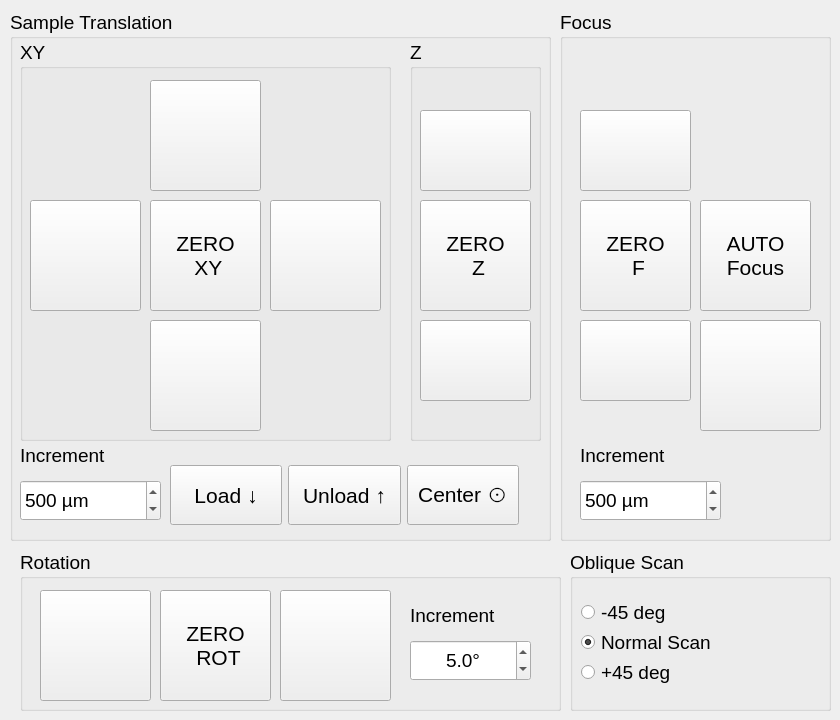
          <widget class="QWidget" name="MovementTabWidget">
           <attribute name="title">
            <string>Movement</string>
           </attribute>
           <widget class="QGroupBox" name="xyzGroupbox">
            <property name="enabled">
             <bool>true</bool>
            </property>
            <property name="geometry">
             <rect>
              <x>10</x>
              <y>10</y>
              <width>541</width>
              <height>531</height>
             </rect>
            </property>
            <property name="font">
             <font>
              <pointsize>14</pointsize>
             </font>
            </property>
            <property name="title">
             <string>Sample Translation</string>
            </property>
            <property name="flat">
             <bool>false</bool>
            </property>
            <widget class="QGroupBox" name="groupBox_4">
             <property name="enabled">
              <bool>true</bool>
             </property>
             <property name="geometry">
              <rect>
               <x>10</x>
               <y>30</y>
               <width>371</width>
               <height>401</height>
              </rect>
             </property>
             <property name="font">
              <font>
               <pointsize>14</pointsize>
              </font>
             </property>
             <property name="title">
              <string>XY</string>
             </property>
             <widget class="QPushButton" name="yPlusButton">
              <property name="enabled">
               <bool>true</bool>
              </property>
              <property name="geometry">
               <rect>
                <x>130</x>
                <y>40</y>
                <width>111</width>
                <height>111</height>
               </rect>
              </property>
              <property name="font">
               <font>
                <weight>50</weight>
                <italic>false</italic>
                <bold>false</bold>
               </font>
              </property>
              <property name="toolTip">
               <string>&lt;html&gt;&lt;head/&gt;&lt;body&gt;&lt;p&gt;Y axis (UP)&lt;/p&gt;&lt;/body&gt;&lt;/html&gt;</string>
              </property>
              <property name="text">
               <string/>
              </property>
              <property name="icon">
               <iconset>
                <normaloff>up-blue.png</normaloff>up-blue.png</iconset>
              </property>
              <property name="iconSize">
               <size>
                <width>80</width>
                <height>80</height>
               </size>
              </property>
              <property name="checkable">
               <bool>false</bool>
              </property>
              <property name="autoRepeat">
               <bool>true</bool>
              </property>
             </widget>
             <widget class="QPushButton" name="xPlusButton">
              <property name="enabled">
               <bool>true</bool>
              </property>
              <property name="geometry">
               <rect>
                <x>250</x>
                <y>160</y>
                <width>111</width>
                <height>111</height>
               </rect>
              </property>
              <property name="font">
               <font>
                <weight>50</weight>
                <bold>false</bold>
               </font>
              </property>
              <property name="toolTip">
               <string>&lt;html&gt;&lt;head/&gt;&lt;body&gt;&lt;p&gt;X axis (Right)&lt;/p&gt;&lt;/body&gt;&lt;/html&gt;</string>
              </property>
              <property name="text">
               <string/>
              </property>
              <property name="icon">
               <iconset>
                <normaloff>right-blue.png</normaloff>right-blue.png</iconset>
              </property>
              <property name="iconSize">
               <size>
                <width>80</width>
                <height>80</height>
               </size>
              </property>
              <property name="autoRepeat">
               <bool>true</bool>
              </property>
             </widget>
             <widget class="QPushButton" name="xMinusButton">
              <property name="enabled">
               <bool>true</bool>
              </property>
              <property name="geometry">
               <rect>
                <x>10</x>
                <y>160</y>
                <width>111</width>
                <height>111</height>
               </rect>
              </property>
              <property name="font">
               <font>
                <weight>50</weight>
                <bold>false</bold>
               </font>
              </property>
              <property name="toolTip">
               <string>&lt;html&gt;&lt;head/&gt;&lt;body&gt;&lt;p&gt;X axis (Left)&lt;/p&gt;&lt;/body&gt;&lt;/html&gt;</string>
              </property>
              <property name="text">
               <string/>
              </property>
              <property name="icon">
               <iconset>
                <normaloff>left-blue.png</normaloff>left-blue.png</iconset>
              </property>
              <property name="iconSize">
               <size>
                <width>80</width>
                <height>80</height>
               </size>
              </property>
              <property name="autoRepeat">
               <bool>true</bool>
              </property>
             </widget>
             <widget class="QPushButton" name="yMinusButton">
              <property name="enabled">
               <bool>true</bool>
              </property>
              <property name="geometry">
               <rect>
                <x>130</x>
                <y>280</y>
                <width>111</width>
                <height>111</height>
               </rect>
              </property>
              <property name="font">
               <font>
                <weight>50</weight>
                <bold>false</bold>
               </font>
              </property>
              <property name="toolTip">
               <string>&lt;html&gt;&lt;head/&gt;&lt;body&gt;&lt;p&gt;Y axis (Down)&lt;/p&gt;&lt;/body&gt;&lt;/html&gt;</string>
              </property>
              <property name="text">
               <string/>
              </property>
              <property name="icon">
               <iconset>
                <normaloff>down-blue.png</normaloff>down-blue.png</iconset>
              </property>
              <property name="iconSize">
               <size>
                <width>80</width>
                <height>80</height>
               </size>
              </property>
              <property name="autoRepeat">
               <bool>true</bool>
              </property>
             </widget>
             <widget class="QPushButton" name="xyZeroButton">
              <property name="enabled">
               <bool>true</bool>
              </property>
              <property name="geometry">
               <rect>
                <x>130</x>
                <y>160</y>
                <width>111</width>
                <height>111</height>
               </rect>
              </property>
              <property name="font">
               <font>
                <pointsize>16</pointsize>
                <weight>50</weight>
                <italic>false</italic>
                <bold>false</bold>
               </font>
              </property>
              <property name="toolTip">
               <string>Make current position 0 (relative)</string>
              </property>
              <property name="text">
               <string>ZERO
 XY</string>
              </property>
              <property name="checkable">
               <bool>true</bool>
              </property>
             </widget>
            </widget>
            <widget class="QGroupBox" name="groupBox_6">
             <property name="enabled">
              <bool>true</bool>
             </property>
             <property name="geometry">
              <rect>
               <x>400</x>
               <y>30</y>
               <width>131</width>
               <height>401</height>
              </rect>
             </property>
             <property name="font">
              <font>
               <pointsize>14</pointsize>
              </font>
             </property>
             <property name="title">
              <string>Z</string>
             </property>
             <widget class="QPushButton" name="zPlusButton">
              <property name="enabled">
               <bool>true</bool>
              </property>
              <property name="geometry">
               <rect>
                <x>10</x>
                <y>70</y>
                <width>111</width>
                <height>81</height>
               </rect>
              </property>
              <property name="font">
               <font>
                <weight>50</weight>
                <italic>false</italic>
                <bold>false</bold>
               </font>
              </property>
              <property name="toolTip">
               <string>&lt;html&gt;&lt;head/&gt;&lt;body&gt;&lt;p&gt;Move the sample forward&lt;/p&gt;&lt;/body&gt;&lt;/html&gt;</string>
              </property>
              <property name="text">
               <string/>
              </property>
              <property name="icon">
               <iconset>
                <normaloff>up-blue.png</normaloff>up-blue.png</iconset>
              </property>
              <property name="iconSize">
               <size>
                <width>80</width>
                <height>80</height>
               </size>
              </property>
              <property name="autoRepeat">
               <bool>true</bool>
              </property>
             </widget>
             <widget class="QPushButton" name="zMinusButton">
              <property name="enabled">
               <bool>true</bool>
              </property>
              <property name="geometry">
               <rect>
                <x>10</x>
                <y>280</y>
                <width>111</width>
                <height>81</height>
               </rect>
              </property>
              <property name="font">
               <font>
                <weight>50</weight>
                <italic>false</italic>
                <bold>false</bold>
               </font>
              </property>
              <property name="toolTip">
               <string>&lt;html&gt;&lt;head/&gt;&lt;body&gt;&lt;p&gt;Move the sample backward&lt;/p&gt;&lt;/body&gt;&lt;/html&gt;</string>
              </property>
              <property name="text">
               <string/>
              </property>
              <property name="icon">
               <iconset>
                <normaloff>down-blue.png</normaloff>down-blue.png</iconset>
              </property>
              <property name="iconSize">
               <size>
                <width>80</width>
                <height>80</height>
               </size>
              </property>
              <property name="autoRepeat">
               <bool>true</bool>
              </property>
             </widget>
             <widget class="QPushButton" name="zZeroButton">
              <property name="enabled">
               <bool>true</bool>
              </property>
              <property name="geometry">
               <rect>
                <x>10</x>
                <y>160</y>
                <width>111</width>
                <height>111</height>
               </rect>
              </property>
              <property name="font">
               <font>
                <pointsize>16</pointsize>
                <weight>50</weight>
                <italic>false</italic>
                <bold>false</bold>
               </font>
              </property>
              <property name="toolTip">
               <string>Make current position 0 (relative)</string>
              </property>
              <property name="text">
               <string>ZERO
 Z</string>
              </property>
              <property name="checkable">
               <bool>true</bool>
              </property>
             </widget>
            </widget>
            <widget class="QLabel" name="label_13">
             <property name="enabled">
              <bool>true</bool>
             </property>
             <property name="geometry">
              <rect>
               <x>10</x>
               <y>430</y>
               <width>141</width>
               <height>31</height>
              </rect>
             </property>
             <property name="font">
              <font>
               <pointsize>14</pointsize>
              </font>
             </property>
             <property name="text">
              <string>Increment</string>
             </property>
            </widget>
            <widget class="QSpinBox" name="xyzIncrementSpinbox">
             <property name="enabled">
              <bool>true</bool>
             </property>
             <property name="geometry">
              <rect>
               <x>10</x>
               <y>470</y>
               <width>141</width>
               <height>41</height>
              </rect>
             </property>
             <property name="font">
              <font>
               <pointsize>14</pointsize>
              </font>
             </property>
             <property name="suffix">
              <string> µm </string>
             </property>
             <property name="maximum">
              <number>1000</number>
             </property>
             <property name="value">
              <number>500</number>
             </property>
            </widget>
            <widget class="QWidget" name="layoutWidget">
             <property name="geometry">
              <rect>
               <x>160</x>
               <y>440</y>
               <width>349</width>
               <height>91</height>
              </rect>
             </property>
             <layout class="QHBoxLayout" name="horizontalLayout_5">
              <item>
               <widget class="QPushButton" name="xyzLoadButton">
                <property name="enabled">
                 <bool>true</bool>
                </property>
                <property name="minimumSize">
                 <size>
                  <width>0</width>
                  <height>60</height>
                 </size>
                </property>
                <property name="font">
                 <font>
                  <pointsize>16</pointsize>
                  <weight>50</weight>
                  <bold>false</bold>
                 </font>
                </property>
                <property name="toolTip">
                 <string>&lt;html&gt;&lt;head/&gt;&lt;body&gt;&lt;p&gt;Move the sample down to a pre-defined position.&lt;/p&gt;&lt;/body&gt;&lt;/html&gt;</string>
                </property>
                <property name="text">
                 <string>Load ↓</string>
                </property>
               </widget>
              </item>
              <item>
               <widget class="QPushButton" name="xyzUnloadButton">
                <property name="enabled">
                 <bool>true</bool>
                </property>
                <property name="minimumSize">
                 <size>
                  <width>0</width>
                  <height>60</height>
                 </size>
                </property>
                <property name="font">
                 <font>
                  <pointsize>16</pointsize>
                  <weight>50</weight>
                  <bold>false</bold>
                 </font>
                </property>
                <property name="toolTip">
                 <string>&lt;html&gt;&lt;head/&gt;&lt;body&gt;&lt;p&gt;Move the sample up to a pre-defined position.&lt;/p&gt;&lt;/body&gt;&lt;/html&gt;</string>
                </property>
                <property name="text">
                 <string>Unload ↑</string>
                </property>
               </widget>
              </item>
              <item>
               <widget class="QPushButton" name="centerButton">
                <property name="minimumSize">
                 <size>
                  <width>0</width>
                  <height>60</height>
                 </size>
                </property>
                <property name="font">
                 <font>
                  <pointsize>16</pointsize>
                 </font>
                </property>
                <property name="toolTip">
                 <string>&lt;html&gt;&lt;head/&gt;&lt;body&gt;&lt;p&gt;Move the sample holder to the chamber center in XZ plane.&lt;/p&gt;&lt;/body&gt;&lt;/html&gt;</string>
                </property>
                <property name="text">
                 <string>Center ⊙</string>
                </property>
               </widget>
              </item>
             </layout>
            </widget>
           </widget>
           <widget class="QGroupBox" name="focusGroupbox">
            <property name="enabled">
             <bool>true</bool>
            </property>
            <property name="geometry">
             <rect>
              <x>560</x>
              <y>10</y>
              <width>271</width>
              <height>531</height>
             </rect>
            </property>
            <property name="font">
             <font>
              <pointsize>14</pointsize>
             </font>
            </property>
            <property name="title">
             <string>Focus</string>
            </property>
            <widget class="QPushButton" name="focusPlusButton">
             <property name="enabled">
              <bool>true</bool>
             </property>
             <property name="geometry">
              <rect>
               <x>20</x>
               <y>100</y>
               <width>111</width>
               <height>81</height>
              </rect>
             </property>
             <property name="font">
              <font>
               <weight>50</weight>
               <italic>false</italic>
               <bold>false</bold>
              </font>
             </property>
             <property name="toolTip">
              <string>&lt;html&gt;&lt;head/&gt;&lt;body&gt;&lt;p&gt;Move the detection objective (refocus)&lt;/p&gt;&lt;/body&gt;&lt;/html&gt;</string>
             </property>
             <property name="text">
              <string/>
             </property>
             <property name="icon">
              <iconset>
               <normaloff>up-green.png</normaloff>up-green.png</iconset>
             </property>
             <property name="iconSize">
              <size>
               <width>80</width>
               <height>80</height>
              </size>
             </property>
             <property name="autoRepeat">
              <bool>true</bool>
             </property>
            </widget>
            <widget class="QPushButton" name="focusZeroButton">
             <property name="enabled">
              <bool>true</bool>
             </property>
             <property name="geometry">
              <rect>
               <x>20</x>
               <y>190</y>
               <width>111</width>
               <height>111</height>
              </rect>
             </property>
             <property name="font">
              <font>
               <pointsize>16</pointsize>
               <weight>50</weight>
               <italic>false</italic>
               <bold>false</bold>
              </font>
             </property>
             <property name="toolTip">
              <string>Make current position 0 (relative)</string>
             </property>
             <property name="text">
              <string>ZERO
 F</string>
             </property>
             <property name="checkable">
              <bool>true</bool>
             </property>
            </widget>
            <widget class="QPushButton" name="focusMinusButton">
             <property name="enabled">
              <bool>true</bool>
             </property>
             <property name="geometry">
              <rect>
               <x>20</x>
               <y>310</y>
               <width>111</width>
               <height>81</height>
              </rect>
             </property>
             <property name="font">
              <font>
               <weight>50</weight>
               <italic>false</italic>
               <bold>false</bold>
              </font>
             </property>
             <property name="toolTip">
              <string>&lt;html&gt;&lt;head/&gt;&lt;body&gt;&lt;p&gt;Move the detection objective (refocus)&lt;/p&gt;&lt;/body&gt;&lt;/html&gt;</string>
             </property>
             <property name="text">
              <string/>
             </property>
             <property name="icon">
              <iconset>
               <normaloff>down-green.png</normaloff>down-green.png</iconset>
             </property>
             <property name="iconSize">
              <size>
               <width>80</width>
               <height>80</height>
              </size>
             </property>
             <property name="autoRepeat">
              <bool>true</bool>
             </property>
            </widget>
            <widget class="QSpinBox" name="focusIncrementSpinbox">
             <property name="enabled">
              <bool>true</bool>
             </property>
             <property name="geometry">
              <rect>
               <x>20</x>
               <y>470</y>
               <width>141</width>
               <height>41</height>
              </rect>
             </property>
             <property name="font">
              <font>
               <pointsize>14</pointsize>
              </font>
             </property>
             <property name="suffix">
              <string> µm</string>
             </property>
             <property name="maximum">
              <number>1000</number>
             </property>
             <property name="value">
              <number>500</number>
             </property>
            </widget>
            <widget class="QLabel" name="label_14">
             <property name="enabled">
              <bool>true</bool>
             </property>
             <property name="geometry">
              <rect>
               <x>20</x>
               <y>430</y>
               <width>141</width>
               <height>31</height>
              </rect>
             </property>
             <property name="font">
              <font>
               <pointsize>14</pointsize>
              </font>
             </property>
             <property name="text">
              <string>Increment</string>
             </property>
            </widget>
            <widget class="QPushButton" name="focusAutoButton">
             <property name="enabled">
              <bool>true</bool>
             </property>
             <property name="geometry">
              <rect>
               <x>140</x>
               <y>190</y>
               <width>111</width>
               <height>111</height>
              </rect>
             </property>
             <property name="font">
              <font>
               <pointsize>16</pointsize>
               <weight>50</weight>
               <italic>false</italic>
               <bold>false</bold>
              </font>
             </property>
             <property name="toolTip">
              <string>Autofocus Menu</string>
             </property>
             <property name="text">
              <string>AUTO
Focus</string>
             </property>
             <property name="checkable">
              <bool>false</bool>
             </property>
            </widget>
            <widget class="QPushButton" name="xyzrotStopButton">
             <property name="enabled">
              <bool>true</bool>
             </property>
             <property name="geometry">
              <rect>
               <x>140</x>
               <y>310</y>
               <width>121</width>
               <height>111</height>
              </rect>
             </property>
             <property name="font">
              <font>
               <pointsize>16</pointsize>
               <weight>50</weight>
               <bold>false</bold>
              </font>
             </property>
             <property name="toolTip">
              <string>&lt;html&gt;&lt;head/&gt;&lt;body&gt;&lt;p&gt;Abort all motion.&lt;/p&gt;&lt;/body&gt;&lt;/html&gt;</string>
             </property>
             <property name="autoFillBackground">
              <bool>false</bool>
             </property>
             <property name="text">
              <string/>
             </property>
             <property name="icon">
              <iconset>
               <normaloff>stop-stages.png</normaloff>stop-stages.png</iconset>
             </property>
             <property name="iconSize">
              <size>
               <width>100</width>
               <height>100</height>
              </size>
             </property>
            </widget>
           </widget>
           <widget class="QGroupBox" name="rotGroupbox">
            <property name="enabled">
             <bool>true</bool>
            </property>
            <property name="geometry">
             <rect>
              <x>20</x>
              <y>550</y>
              <width>541</width>
              <height>161</height>
             </rect>
            </property>
            <property name="font">
             <font>
              <pointsize>14</pointsize>
             </font>
            </property>
            <property name="title">
             <string>Rotation</string>
            </property>
            <widget class="QPushButton" name="rotMinusButton">
             <property name="enabled">
              <bool>true</bool>
             </property>
             <property name="geometry">
              <rect>
               <x>20</x>
               <y>40</y>
               <width>111</width>
               <height>111</height>
              </rect>
             </property>
             <property name="font">
              <font>
               <weight>50</weight>
               <italic>false</italic>
               <bold>false</bold>
              </font>
             </property>
             <property name="text">
              <string/>
             </property>
             <property name="icon">
              <iconset>
               <normaloff>left-red.png</normaloff>left-red.png</iconset>
             </property>
             <property name="iconSize">
              <size>
               <width>80</width>
               <height>80</height>
              </size>
             </property>
             <property name="autoRepeat">
              <bool>true</bool>
             </property>
            </widget>
            <widget class="QPushButton" name="rotPlusButton">
             <property name="enabled">
              <bool>true</bool>
             </property>
             <property name="geometry">
              <rect>
               <x>260</x>
               <y>40</y>
               <width>111</width>
               <height>111</height>
              </rect>
             </property>
             <property name="font">
              <font>
               <weight>50</weight>
               <italic>false</italic>
               <bold>false</bold>
              </font>
             </property>
             <property name="text">
              <string/>
             </property>
             <property name="icon">
              <iconset>
               <normaloff>right-red.png</normaloff>right-red.png</iconset>
             </property>
             <property name="iconSize">
              <size>
               <width>80</width>
               <height>80</height>
              </size>
             </property>
             <property name="autoRepeat">
              <bool>true</bool>
             </property>
            </widget>
            <widget class="QLabel" name="label_18">
             <property name="enabled">
              <bool>true</bool>
             </property>
             <property name="geometry">
              <rect>
               <x>390</x>
               <y>50</y>
               <width>141</width>
               <height>31</height>
              </rect>
             </property>
             <property name="font">
              <font>
               <pointsize>14</pointsize>
              </font>
             </property>
             <property name="text">
              <string>Increment</string>
             </property>
            </widget>
            <widget class="QDoubleSpinBox" name="rotIncrementSpinbox">
             <property name="enabled">
              <bool>true</bool>
             </property>
             <property name="geometry">
              <rect>
               <x>390</x>
               <y>90</y>
               <width>121</width>
               <height>41</height>
              </rect>
             </property>
             <property name="font">
              <font>
               <pointsize>14</pointsize>
              </font>
             </property>
             <property name="alignment">
              <set>Qt::AlignCenter</set>
             </property>
             <property name="suffix">
              <string>°</string>
             </property>
             <property name="decimals">
              <number>1</number>
             </property>
             <property name="minimum">
              <double>-181.000000000000000</double>
             </property>
             <property name="maximum">
              <double>181.000000000000000</double>
             </property>
             <property name="singleStep">
              <double>0.100000000000000</double>
             </property>
             <property name="value">
              <double>5.000000000000000</double>
             </property>
            </widget>
            <widget class="QPushButton" name="rotZeroButton">
             <property name="enabled">
              <bool>true</bool>
             </property>
             <property name="geometry">
              <rect>
               <x>140</x>
               <y>40</y>
               <width>111</width>
               <height>111</height>
              </rect>
             </property>
             <property name="font">
              <font>
               <pointsize>16</pointsize>
               <weight>50</weight>
               <italic>false</italic>
               <bold>false</bold>
              </font>
             </property>
             <property name="text">
              <string>ZERO 
 ROT</string>
             </property>
             <property name="checkable">
              <bool>true</bool>
             </property>
            </widget>
           </widget>
           <widget class="QRadioButton" name="p45deg">
            <property name="geometry">
             <rect>
              <x>581</x>
              <y>660</y>
              <width>241</width>
              <height>24</height>
             </rect>
            </property>
            <property name="font">
             <font>
              <pointsize>14</pointsize>
             </font>
            </property>
            <property name="text">
             <string>+45 deg</string>
            </property>
            <attribute name="buttonGroup">
             <string notr="true">buttonGroup</string>
            </attribute>
           </widget>
           <widget class="QRadioButton" name="m45deg">
            <property name="geometry">
             <rect>
              <x>581</x>
              <y>600</y>
              <width>241</width>
              <height>24</height>
             </rect>
            </property>
            <property name="font">
             <font>
              <pointsize>14</pointsize>
             </font>
            </property>
            <property name="text">
             <string>-45 deg</string>
            </property>
            <attribute name="buttonGroup">
             <string notr="true">buttonGroup</string>
            </attribute>
           </widget>
           <widget class="QRadioButton" name="NormScan">
            <property name="geometry">
             <rect>
              <x>581</x>
              <y>630</y>
              <width>241</width>
              <height>24</height>
             </rect>
            </property>
            <property name="font">
             <font>
              <pointsize>14</pointsize>
             </font>
            </property>
            <property name="text">
             <string>Normal Scan</string>
            </property>
            <property name="checked">
             <bool>true</bool>
            </property>
            <attribute name="buttonGroup">
             <string notr="true">buttonGroup</string>
            </attribute>
           </widget>
           <widget class="QGroupBox" name="groupBox_8">
            <property name="geometry">
             <rect>
              <x>570</x>
              <y>550</y>
              <width>261</width>
              <height>161</height>
             </rect>
            </property>
            <property name="font">
             <font>
              <pointsize>14</pointsize>
             </font>
            </property>
            <property name="title">
             <string>Oblique Scan</string>
            </property>
           </widget>
           <zorder>groupBox_8</zorder>
           <zorder>xyzGroupbox</zorder>
           <zorder>focusGroupbox</zorder>
           <zorder>rotGroupbox</zorder>
           <zorder>p45deg</zorder>
           <zorder>m45deg</zorder>
           <zorder>NormScan</zorder>
           <zorder></zorder>
           <zorder>m45deg</zorder>
          </widget>
